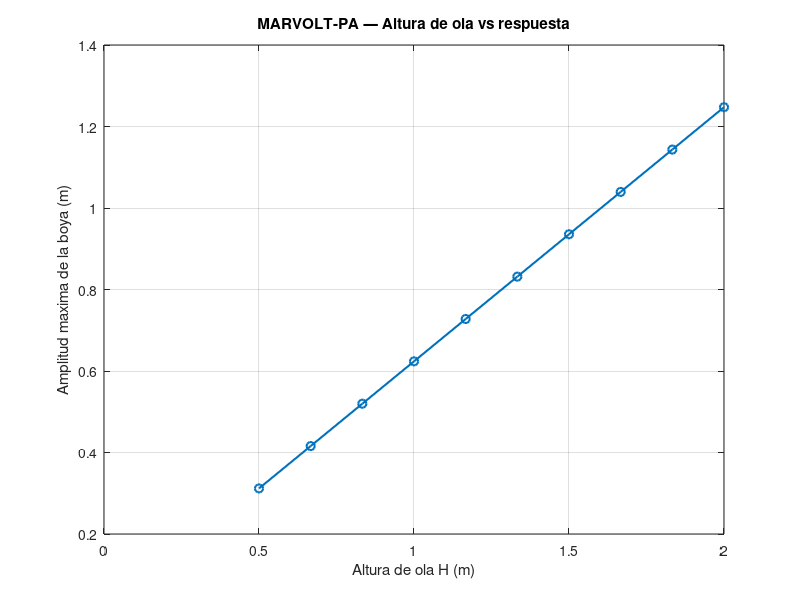

MATLAB code to generate this figure:
clc;
clear;
close all;

% ============================================================
% MODELO 02
% Altura de ola vs respuesta de la boya
% ============================================================

m = 100;
c = 50;
k = 2000;

omega = 2;

alpha = 1000;

tspan = [0 60];
x0 = [0; 0];

H_values = linspace(0.5, 2.0, 10);

amplitudes = zeros(size(H_values));

for i = 1:length(H_values)

    H = H_values(i);

    F0 = alpha * H;

    f = @(t, x) [
        x(2);
        (F0*sin(omega*t) - c*x(2) - k*x(1)) / m
    ];

    [t, x] = ode45(f, tspan, x0);

    % Último 30 % de la simulación
    inicio_estacionario = round(length(t) * 0.7);

    x_ss = x(inicio_estacionario:end, 1);

    amplitudes(i) = max(abs(x_ss));

end

% ============================================================
% GRAFICA
% ============================================================

figure;

plot(H_values, amplitudes, '-o', 'LineWidth', 1.5);

grid on;

xlabel('Altura de ola H (m)');
ylabel('Amplitud maxima de la boya (m)');
title('MARVOLT-PA — Altura de ola vs respuesta');
